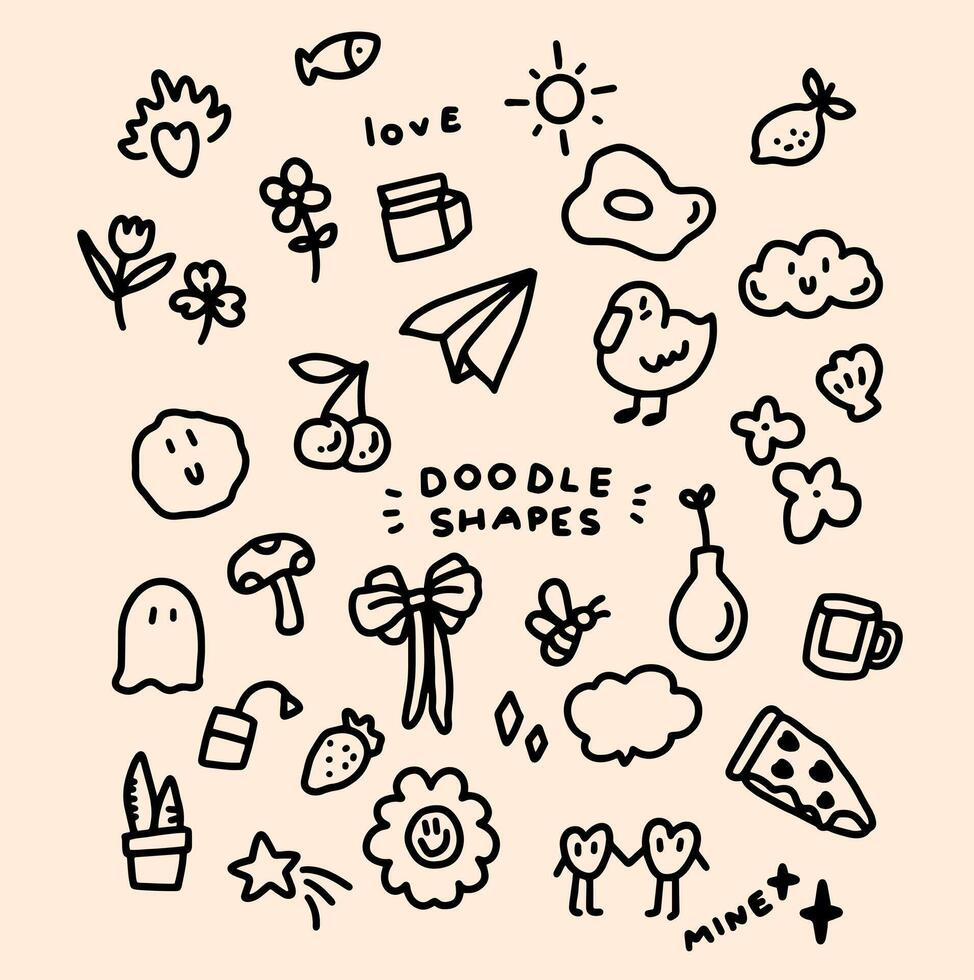
#> input picture aicv/img.jpg, 974 x 980 px
$ python HaarCascadeMethod.py
#> lines starting #> are read from the running program, lines starting #| are printed output that depends on the picture; after the words box and inside, x2 and y2 are one past the last pixel; in counts of white or black regions, pixels touching at a corner belong together
import cv2

face_cascade = cv2.CascadeClassifier(
   cv2.data.haarcascades + 'haarcascade_frontalface_default.xml'
)

img = cv2.imread('img.jpg')
#> img is the input picture: shape (980, 974, 3); mean B, G, R 193, 207.7, 223.4

gray = cv2.cvtColor(img, cv2.COLOR_BGR2GRAY)
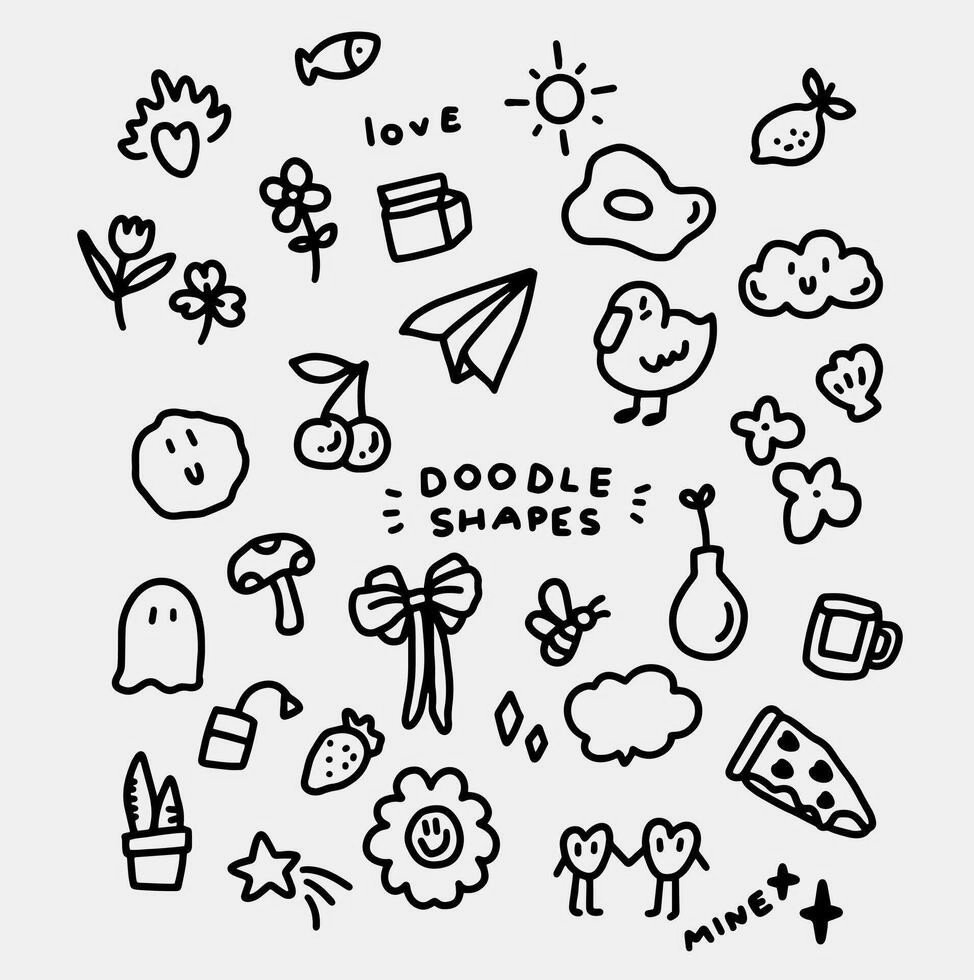
#> gray: shape (980, 974); min 0, max 255, mean 210.9

faces = face_cascade.detectMultiScale(gray, scaleFactor=1.1, minNeighbors=4, minSize=(30,30))
#> faces = [[123, 586, 76, 76]]

for (x,y,w,h) in faces:
   cv2.rectangle(img,(x,y),(x+w,y+h),(255,0,0),2)
#> this loop made 1 pass
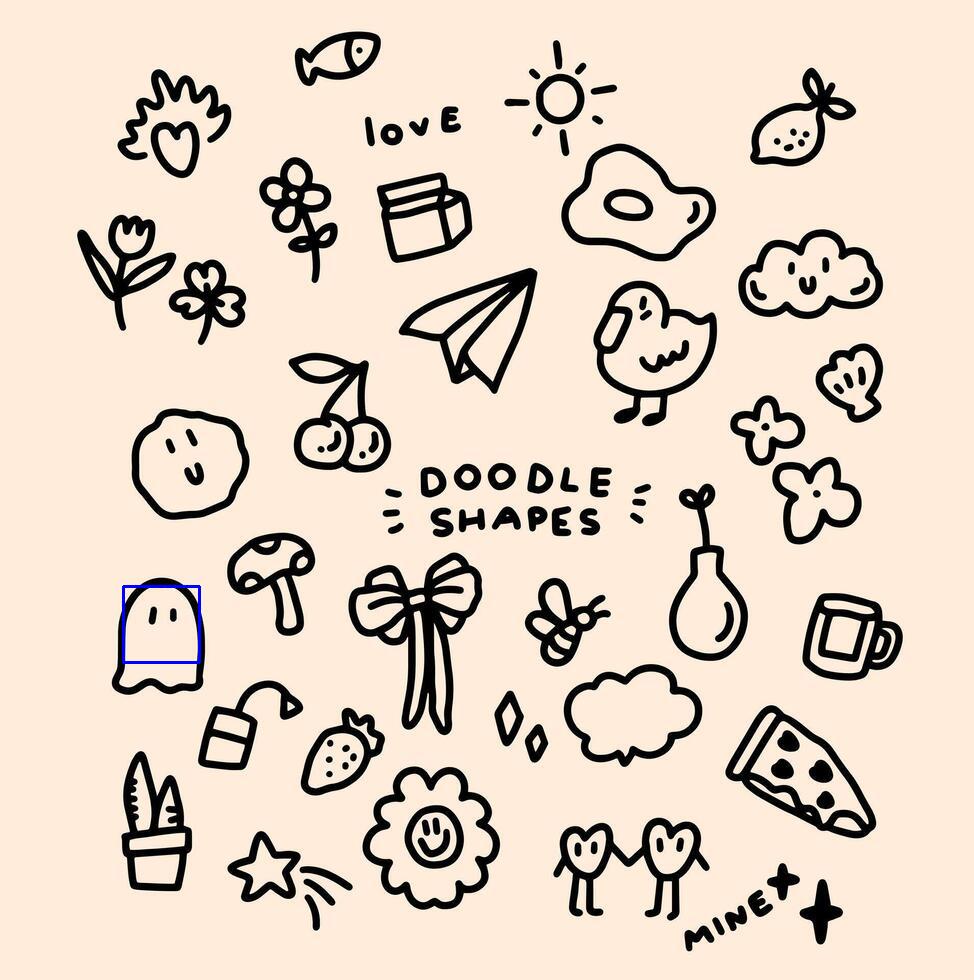
#> img: shape (980, 974, 3); 0.1% of pixels changed, all inside (x1, y1, x2, y2) = (122, 585, 201, 664)

cv2.imshow('Detected Faces', img)
cv2.waitKey(0)
cv2.destroyAllWindows()
